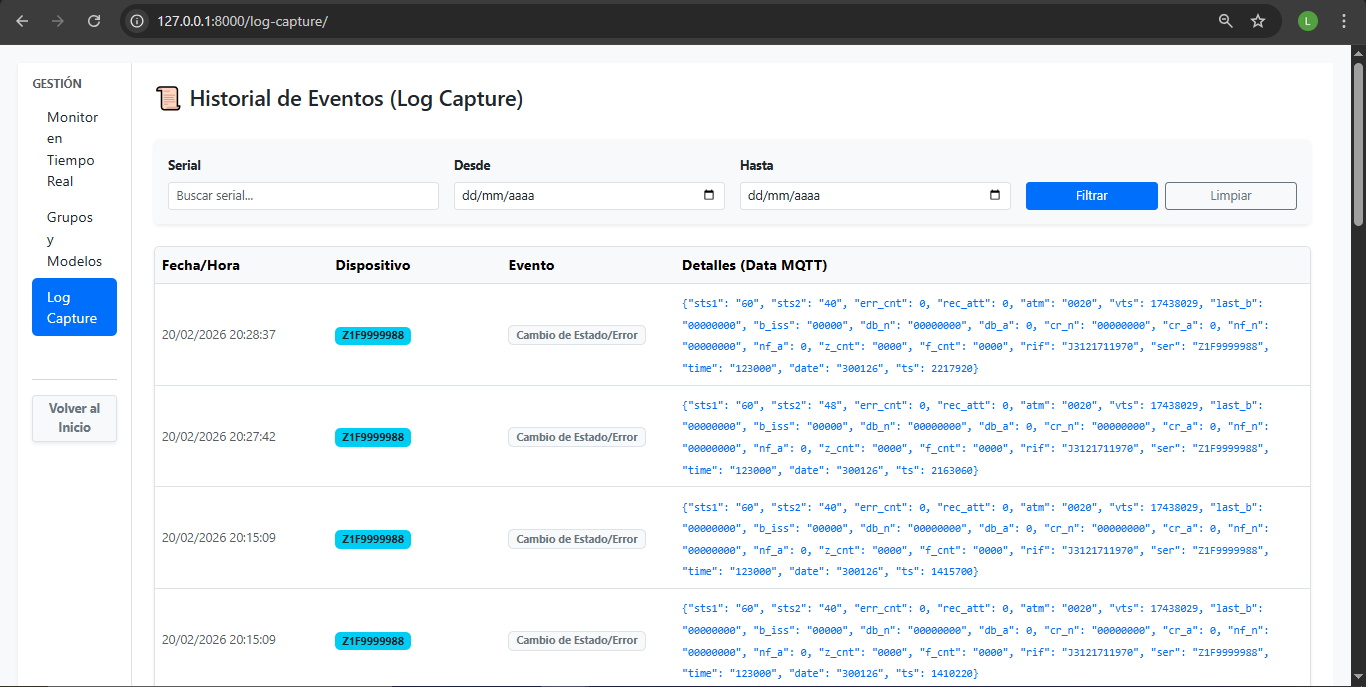
#> input picture Avances_Pasantias/Img/image35.png, 1366 x 687 px, found by its file name
$ python gen_diapositiva14.py
#> lines starting #> are read from the running program, lines starting #| are printed output that depends on the picture
# -*- coding: utf-8 -*-
"""Diapositiva 14 - Resultado 4: resiliencia.
Compuesto: captura real del Log Capture + flujo de recuperacion +
tabla de 4 escenarios de falla. Paleta monocromo morada del deck."""

from PIL import Image, ImageDraw, ImageFont
import math, os

OUT  = r"C:\Users\lrojas\Desktop\P-LR-HKA\Defensa"
SHOT = r"C:\Users\lrojas\Desktop\P-LR-HKA\Avances_Pasantias\Img\image35.png"

PURPLE  = "#3C0366"
ACCENT  = "#6100AC"
LILAC   = "#EFE8F8"
LILAC2  = "#C9B6E4"
BLACK   = "#111111"
GRAY    = "#666666"

FD = r"C:\Windows\Fonts"
def F(names, size):
#> called with size = 40
    if isinstance(names, str):
        names = [names]
    for n in names:
        try:
            return ImageFont.truetype(os.path.join(FD, n), size)
        except OSError:
            continue
    return ImageFont.load_default()

f_h   = F(["segoeuib.ttf", "arialbd.ttf"], 40)
f_h2  = F(["segoeuib.ttf", "arialbd.ttf"], 32)
f_b   = F(["segoeui.ttf",  "arial.ttf"],   28)
f_s   = F(["segoeui.ttf",  "arial.ttf"],   25)
f_si  = F(["segoeuii.ttf", "ariali.ttf", "segoeui.ttf"], 25)
f_cap = F(["segoeuib.ttf", "arialbd.ttf"], 26)

def center_text(d, cx, y, s, font, fill):
    d.text((cx, y), s, font=font, fill=fill, anchor="mm")

def arrow(d, x1, y1, x2, y2, color=PURPLE, width=6, head=15):
    d.line([(x1, y1), (x2, y2)], fill=color, width=width)
    ang = math.atan2(y2 - y1, x2 - x1)
    d.polygon([(x2, y2),
               (x2 - head * math.cos(ang - 0.40), y2 - head * math.sin(ang - 0.40)),
               (x2 - head * math.cos(ang + 0.40), y2 - head * math.sin(ang + 0.40))],
              fill=color)

W, H = 1750, 980
img = Image.new("RGB", (W, H), "white")
#> img: PIL image 1750x980 RGB; every value is 255
d = ImageDraw.Draw(img)

# ================= IZQUIERDA: captura real Log Capture =================
shot = Image.open(SHOT).convert("RGB")
#> shot is the input picture: PIL image 1366x687 RGB; mean R, G, B 228, 231.9, 235.8
shot = shot.crop((0, 46, 1366, 688))          # quitar barra del navegador
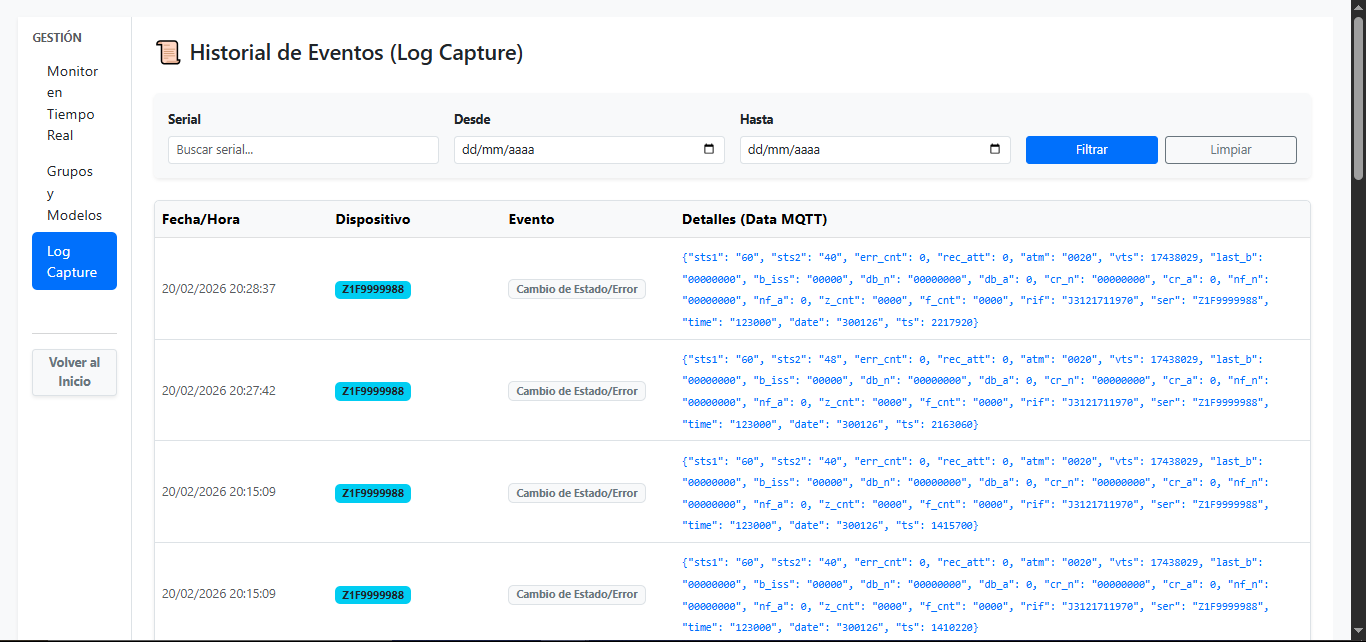
#> shot: PIL image 1366x642 RGB; mean R, G, B 240.1, 244.3, 248.5
sw = 700
sh = int(shot.height * sw / shot.width)
#> sh = 328
shot = shot.resize((sw, sh), Image.LANCZOS)
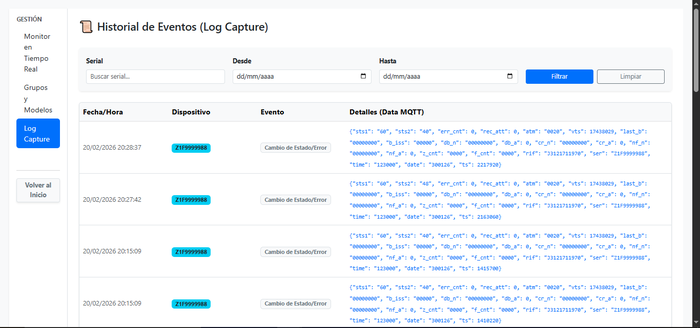
#> shot: PIL image 700x328 RGB; mean R, G, B 239.6, 243.9, 248.4

d.rounded_rectangle([30, 30, 750, 950], radius=20, fill=LILAC,
                    outline=PURPLE, width=5)
center_text(d, 390, 70, "Log Capture — historial persistido", f_h2, PURPLE)
img.paste(shot, (40, 110))
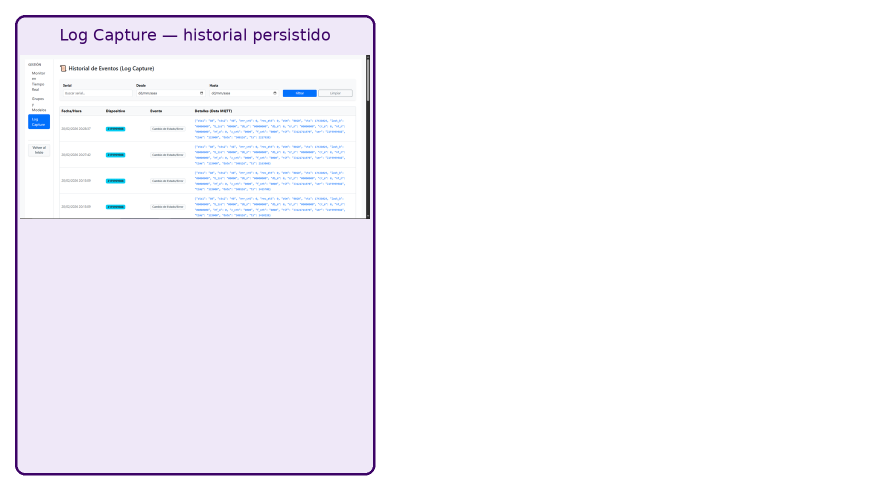
#> img: PIL image 1750x980 RGB (shown at 1/2 size); mean R, G, B 246.8, 245.1, 250.7
d.rounded_rectangle([40, 110, 40 + sw, 110 + sh], radius=8, outline=PURPLE,
                    width=4)

# anotacion bajo la captura (centrada en el espacio restante)
ay = 110 + sh + (900 - sh - 110 - 150) // 2
#> ay = 594
d.rounded_rectangle([60, ay, 720, ay + 150], radius=14, fill="white",
                    outline=ACCENT, width=4)
d.text((85, ay + 22), '«Desconexión Abrupta»', font=f_cap, fill=ACCENT)
d.text((85, ay + 62), "el worker intercepta la alerta offline y congela",
       font=f_s, fill="#333333")
d.text((85, ay + 96), "el último estado válido — sin alterar el histórico",
       font=f_s, fill="#333333")
center_text(d, 390, 915, "cada fila = evento persistido con su trama MQTT",
            f_si, GRAY)

# ================= DERECHA: flujo de recuperacion =================
X0 = 790
center_text(d, (X0 + W) / 2, 70, "Ciclo de recuperación ante pérdida de enlace",
            f_h2, PURPLE)

steps = [
    "enlace cae",
    "Keep-Alive\nexpira",
    "broker publica\nLWT «offline»",
    "registra «Desconexión\nAbrupta» + congela\núltimo estado",
    "túnel\nrestaurado",
]
# serpiente: 3 arriba, 2 abajo
bw, bh = 270, 120
ys_top, ys_bot = 140, 340
xs = [X0 + 10, X0 + 330, X0 + 650]
pos = [(xs[0], ys_top), (xs[1], ys_top), (xs[2], ys_top),
       (xs[1] + 165, ys_bot), (xs[0], ys_bot)]
order = [0, 1, 2, 3, 4]
for i, (sx, syy) in enumerate(pos):
    fill = PURPLE if i == 3 else "white"
    fg = "white" if i == 3 else PURPLE
    d.rounded_rectangle([sx, syy, sx + bw, syy + bh], radius=16,
                        fill=fill, outline=PURPLE, width=4)
    lines = steps[i].split("\n")
    for j, ln in enumerate(lines):
        center_text(d, sx + bw / 2, syy + bh / 2 - (len(lines) - 1) * 17 + j * 34,
                    ln, f_s, fg)
# flechas
arrow(d, xs[0] + bw + 8, ys_top + 60, xs[1] - 8, ys_top + 60)
arrow(d, xs[1] + bw + 8, ys_top + 60, xs[2] - 8, ys_top + 60)
arrow(d, xs[2] + bw / 2, ys_top + bh + 8, xs[1] + 165 + bw / 2, ys_bot - 8)
arrow(d, xs[1] + 165 - 8, ys_bot + 60, xs[0] + bw + 8, ys_bot + 60)

# ================= DERECHA: 4 escenarios =================
center_text(d, (X0 + W) / 2, 545, "Cuatro escenarios de falla evaluados",
            f_h2, PURPLE)

scen = [("corte de\nenergía"), ("micro-corte\nWi-Fi"), ("caída del\nbroker"),
        ("desconexión del\nperiférico")]
cx0 = X0 + 30
cw, ch, gap = 210, 160, 18
for i, s in enumerate(scen):
    x = cx0 + i * (cw + gap)
    d.rounded_rectangle([x, 575, x + cw, 575 + ch], radius=14,
                        fill=LILAC, outline=PURPLE, width=4)
    # circulo con check
    ccx, ccy = x + cw / 2, 575 + 48
    d.ellipse([ccx - 26, ccy - 26, ccx + 26, ccy + 26], fill=PURPLE)
    d.line([(ccx - 12, ccy), (ccx - 3, ccy + 10)], fill="white", width=5)
    d.line([(ccx - 3, ccy + 10), (ccx + 14, ccy - 11)], fill="white", width=5)
    for j, ln in enumerate(s.split("\n")):
        center_text(d, x + cw / 2, 575 + 102 + j * 30, ln, f_s, "#333333")

# resultado
d.rounded_rectangle([X0 + 10, 770, W - 30, 930], radius=20, fill=PURPLE)
center_text(d, (X0 + 10 + W - 30) / 2, 815, "pérdida de datos: NULA", f_h,
            "white")
center_text(d, (X0 + 10 + W - 30) / 2, 872,
            "el gateway es observador — la fuente de verdad vive en el periférico",
            f_si, "#D9C8EE")

img.save(os.path.join(OUT, "diapositiva_14_resiliencia.png"), dpi=(200, 200))
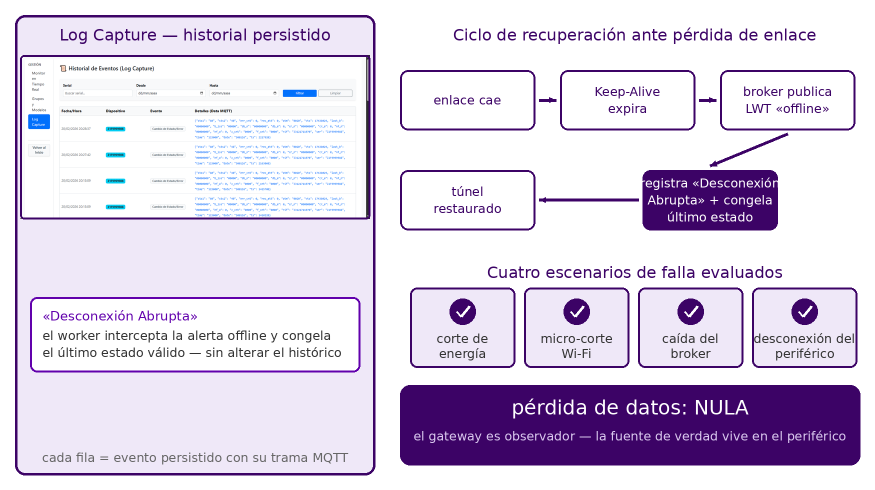
#> saved as diapositiva_14_resiliencia.png: PIL image 1750x980 RGB (shown at 1/2 size); mean R, G, B 219.1, 209.4, 228.9
print("OK: diapositiva_14_resiliencia.png")

$ run again, with Avances_Pasantias/Img/image1.png copied over Avances_Pasantias/Img/image35.png
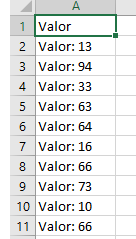
#> input picture Avances_Pasantias/Img/image1.png, 136 x 239 px, found by its file name
#> shot is the input picture: PIL image 136x239 RGB; mean R, G, B 230, 231, 230.4
#> `shot = shot.crop((0, 46, 1366, 688))`:
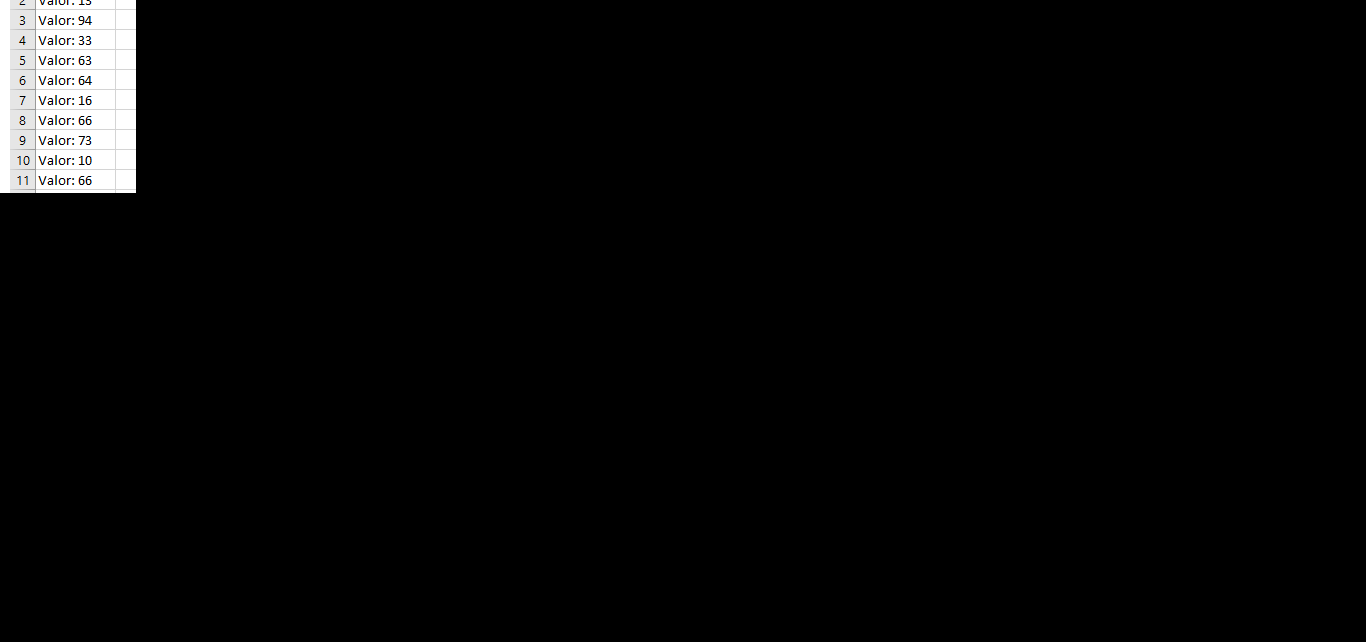
#> shot: PIL image 1366x642 RGB; mean R, G, B 7, 7, 7
#> `img.save(os.path.join(OUT, "diapositiva_14_resiliencia.png"), dpi=(200..`:
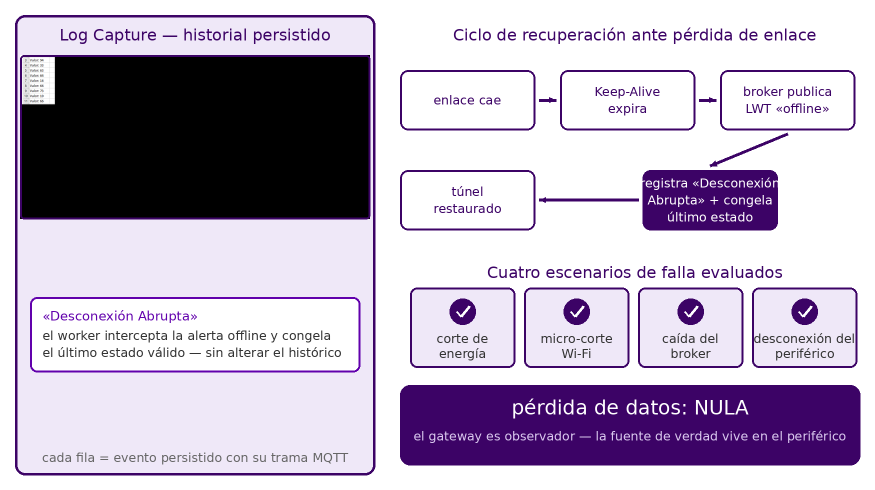
#> saved as diapositiva_14_resiliencia.png: PIL image 1750x980 RGB (shown at 1/2 size); mean R, G, B 188.7, 178.4, 197.3

$ run again, with Avances_Pasantias/Img/image11.png copied over Avances_Pasantias/Img/image35.png
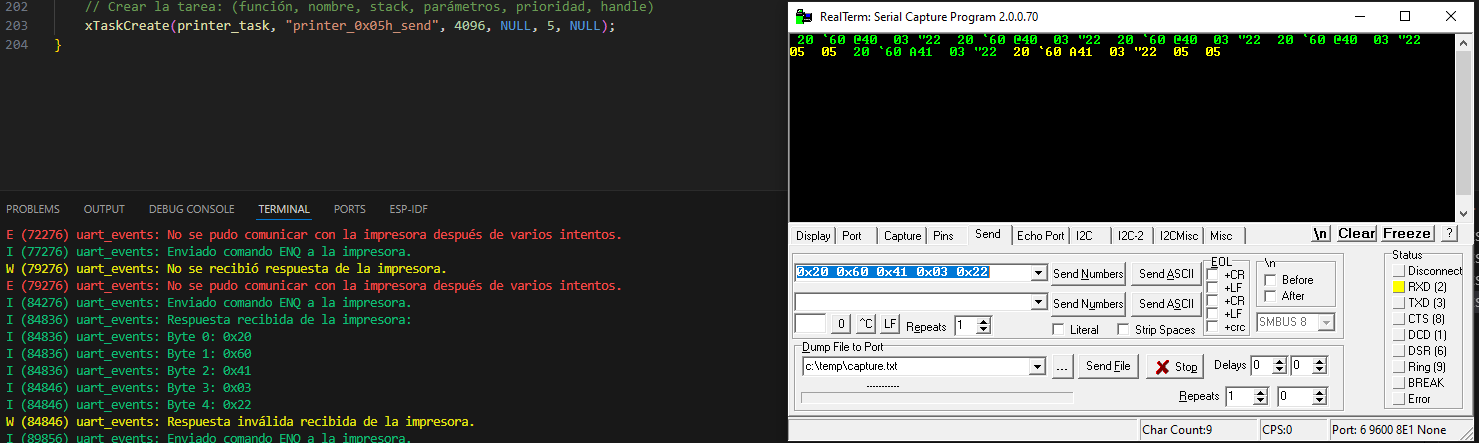
#> input picture Avances_Pasantias/Img/image11.png, 1479 x 443 px, found by its file name
#> shot is the input picture: PIL image 1479x443 RGB; mean R, G, B 77.8, 80.1, 77.3
#> `shot = shot.resize((sw, sh), Image.LANCZOS)`:
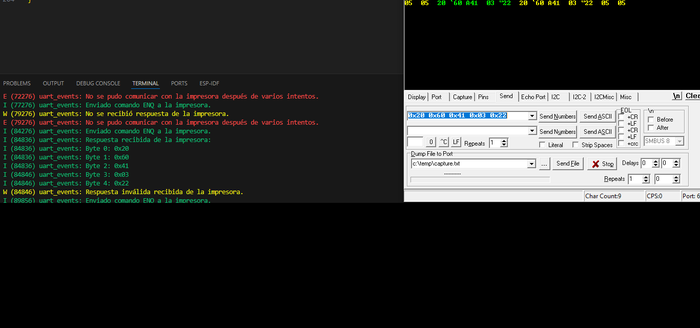
#> shot: PIL image 700x328 RGB; mean R, G, B 43.6, 44.7, 43.3
#> `img.save(os.path.join(OUT, "diapositiva_14_resiliencia.png"), dpi=(200..`:
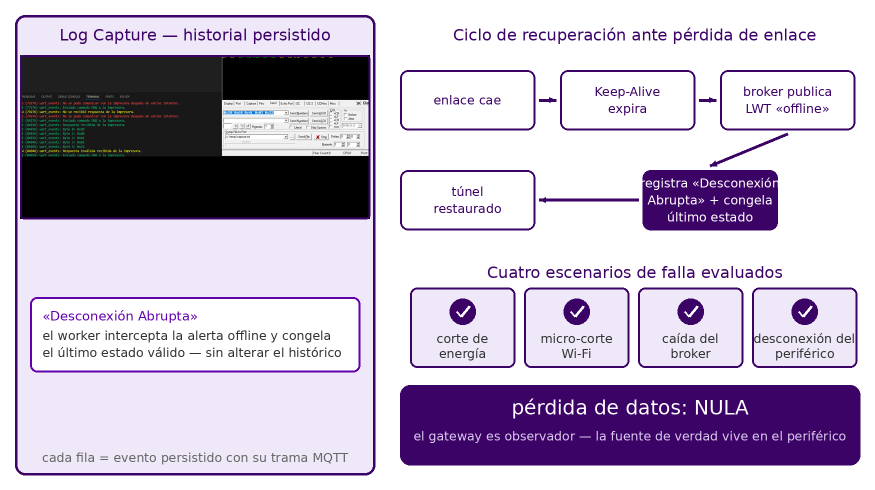
#> saved as diapositiva_14_resiliencia.png: PIL image 1750x980 RGB (shown at 1/2 size); mean R, G, B 193.6, 183.4, 202.2
